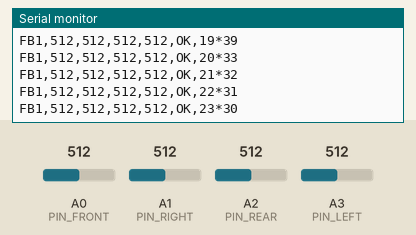
Simulated run of this sketch. Board: Arduino Uno, built with avr-gcc and run on an emulated ATmega328P. On the bench: the last lines printed to the serial monitor. The test bench sets the inputs (shaded band); at power-on: A0 (PIN_FRONT) = 512, A1 (PIN_RIGHT) = 512, A2 (PIN_REAR) = 512, A3 (PIN_LEFT) = 512.

Above: at 1.2 s.
1.3 s: A0 (PIN_FRONT) set to 716
At 1.42 s:
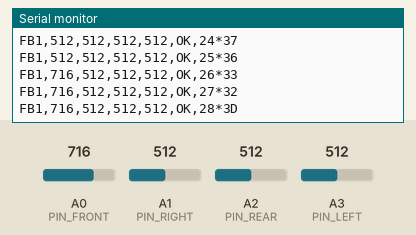
2.9 s: A1 (PIN_RIGHT) set to 716
At 2.92 s:
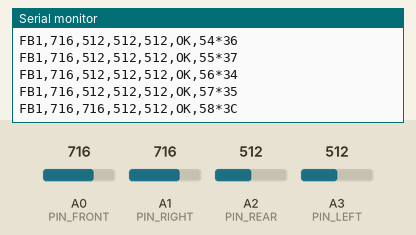
4.9 s: A2 (PIN_REAR) set to 716
At 5.42 s:
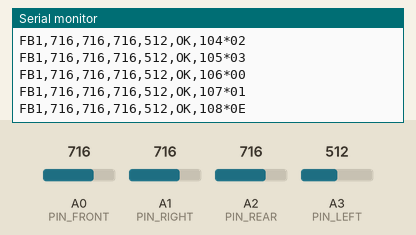
6.4 s: A3 (PIN_LEFT) set to 716
At 6.42 s:
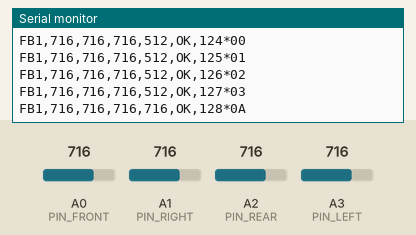
7.9 s: A0 (PIN_FRONT) set to 992
At 7.92 s:
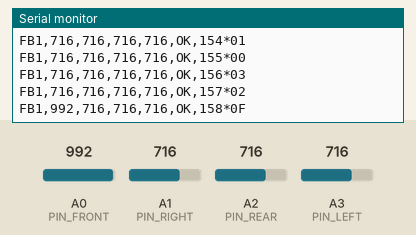
9.4 s: A1 (PIN_RIGHT) set to 992
At 9.62 s:
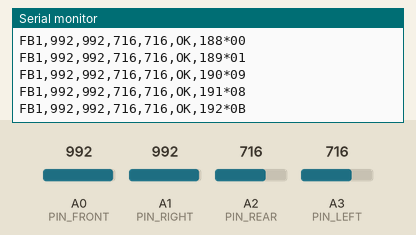
Timing chart, 0 to 11.9 s (numbered marks = the images above; inputs shaded):
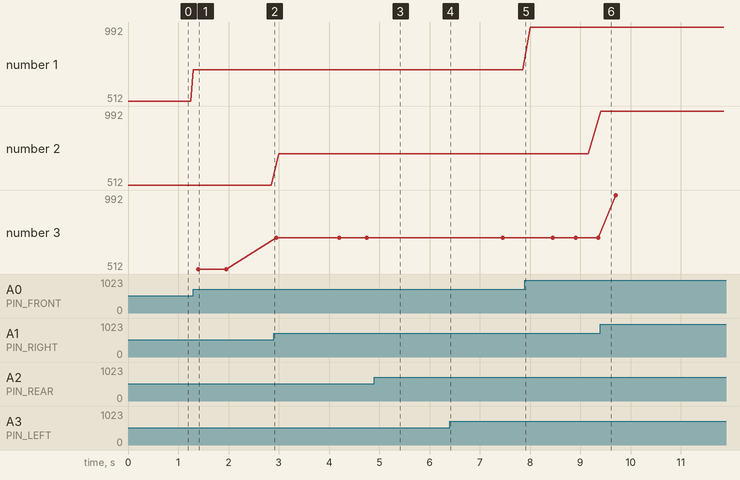

Measured:
- after the input at 1.3 s, the serial monitor: prints a new line at once (image 1)
- plotted number 1: 512 → 716 after the input at 1.3 s

The sketch:

flame_telemetry.ino
```cpp
/*
 * FireBot -- 4-channel analog IR flame telemetry
 *
 * Reads four analog IR flame sensors and emits one line per frame over USB serial.
 * The FastAPI backend (apiapp/infrastructure/flame_serial.py) decodes these lines.
 *
 * Wire format (see docs/firebot-spec.md):
 *
 *     FB1,<front>,<right>,<rear>,<left>,<status>,<seq>*<CK>\r\n
 *
 * Example: FB1,812,118,1010,990,OK,4137*7B
 *
 *   FB1      magic + protocol version. The backend discards any line without it,
 *            which is how bootloader noise on connect gets filtered out.
 *   values   raw 10-bit ADC, 0..1023, in fixed order front, right, rear, left.
 *   status   OK | WARN | FAULT -- wiring health, NOT flame detection.
 *   seq      uint16 frame counter, wraps at 65536. Lets the backend count dropped lines.
 *   *CK      XOR of every byte before the '*', two uppercase hex digits.
 *
 * This sketch ships RAW ADC only. Polarity (active-low vs active-high) and the
 * detection threshold live in the backend's .env, so they can be retuned without
 * reflashing the board.
 *
 * Wiring
 * ------
 *   A0 -> front sensor AO (analog out)
 *   A1 -> right sensor AO
 *   A2 -> rear  sensor AO
 *   A3 -> left  sensor AO
 *   5V, GND -> each sensor's VCC / GND
 *
 * Leave D0 and D1 alone -- that is the hardware UART this telemetry rides on.
 *
 * Typical analog IR flame modules (YG1006 phototransistor) are ACTIVE LOW: more
 * infrared means a LOWER reading. Set FLAME_ACTIVE_LOW=True in backend/.env to match.
 * If your modules read higher with more flame, set it False instead -- do not edit
 * this sketch.
 *
 * Upload
 * ------
 *   Arduino IDE: open this folder, select your board and port, click Upload.
 *   arduino-cli: arduino-cli compile --fqbn arduino:avr:uno .
 *                arduino-cli upload  --fqbn arduino:avr:uno -p /dev/ttyACM0 .
 *
 * Verify with no backend running:
 *   poetry run python -m serial.tools.miniterm /dev/ttyACM0 115200
 */

const uint8_t PIN_FRONT = A0;
const uint8_t PIN_RIGHT = A1;
const uint8_t PIN_REAR  = A2;
const uint8_t PIN_LEFT  = A3;

const unsigned long BAUD_RATE   = 115200UL;
const unsigned long FRAME_PERIOD_MS = 50;   // 20 Hz; 34 B * 20 = 680 B/s of 11.5 kB/s

const int ADC_MIN = 0;
const int ADC_MAX = 1023;

// A channel stuck at either rail this long means a disconnected or shorted sensor.
const unsigned long RAIL_FAULT_AFTER_MS = 2000;

uint16_t seq = 0;
unsigned long nextFrameAt = 0;
unsigned long railSince   = 0;   // 0 = no channel currently pegged

void setup() {
  Serial.begin(BAUD_RATE);
  // No boot banner on purpose. The backend's FB1 filter exists to discard boot noise,
  // so printing a greeting here would just be something for it to throw away.
  nextFrameAt = millis();
}

// True when a reading sits exactly on a rail, which analog sensors should not do.
bool atRail(int value) {
  return value <= ADC_MIN || value >= ADC_MAX;
}

// Device wiring health. Deliberately orthogonal to flame detection: a pegged channel
// is a hardware problem, and the backend decides separately whether there is a fire.
const char *deviceStatus(int f, int r, int b, int l) {
  bool pegged = atRail(f) || atRail(r) || atRail(b) || atRail(l);

  if (!pegged) {
    railSince = 0;
    return "OK";
  }

  unsigned long now = millis();
  if (railSince == 0) {
    railSince = now;
  }
  if (now - railSince >= RAIL_FAULT_AFTER_MS) {
    return "FAULT";
  }
  return "WARN";
}

void emitFrame(int f, int r, int b, int l, const char *status) {
  char buf[48];
  int n = snprintf(buf, sizeof(buf), "FB1,%d,%d,%d,%d,%s,%u", f, r, b, l, status, seq);
  if (n <= 0 || n >= (int)sizeof(buf)) {
    return;  // never emit a truncated line
  }

  uint8_t check = 0;
  for (int i = 0; i < n; i++) {
    check ^= (uint8_t)buf[i];
  }

  Serial.print(buf);
  Serial.print('*');
  if (check < 0x10) {
    Serial.print('0');  // println(x, HEX) drops the leading zero; the backend wants two digits
  }
  Serial.println(check, HEX);  // emits \r\n, which the backend strips
}

void loop() {
  unsigned long now = millis();
  // Subtraction on unsigned long is wrap-safe, so this survives the ~49-day millis() rollover.
  if ((long)(now - nextFrameAt) < 0) {
    return;
  }
  nextFrameAt = now + FRAME_PERIOD_MS;

  int front = analogRead(PIN_FRONT);
  int right = analogRead(PIN_RIGHT);
  int rear  = analogRead(PIN_REAR);
  int left  = analogRead(PIN_LEFT);

  emitFrame(front, right, rear, left, deviceStatus(front, right, rear, left));

  seq++;  // uint16_t wraps at 65536 on its own, matching the protocol
}
```
